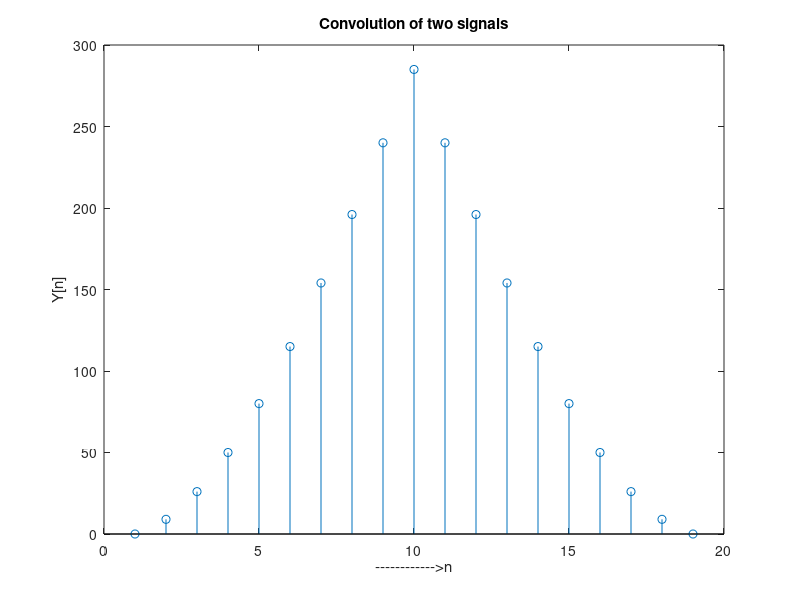

The MATLAB script that drew this image:
close all
clear all
x= [0,1,2,3,4,5,6,7,8,9];   % input x in the form [1,2,3,4,5]
h= [9,8,7,6,5,4,3,2,1,0];
m=length(x);
n=length(h);
X=[x,zeros(1,n)];           % padding of n zeros
H=[h,zeros(1,m)];           % padding of m zeros
for i=1:n+m-1
    Y(i)=0;
    for j=1:i
        Y(i)=Y(i)+X(j)*H(i-j+1);
    end
end
stem(Y);
ylabel('Y[n]');
xlabel('------------>n');
title('Convolution of two signals');